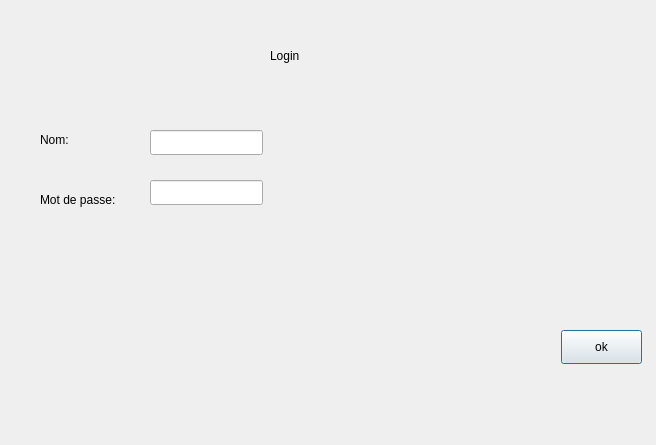
<?xml version="1.0" encoding="UTF-8"?>
<ui version="4.0">
 <class>Dialog</class>
 <widget class="QDialog" name="Dialog">
  <property name="geometry">
   <rect>
    <x>0</x>
    <y>0</y>
    <width>656</width>
    <height>445</height>
   </rect>
  </property>
  <property name="windowTitle">
   <string>Dialog</string>
  </property>
  <widget class="QLabel" name="le_login">
   <property name="geometry">
    <rect>
     <x>270</x>
     <y>40</y>
     <width>101</width>
     <height>31</height>
    </rect>
   </property>
   <property name="text">
    <string>Login</string>
   </property>
  </widget>
  <widget class="QLabel" name="le_nom_emp">
   <property name="geometry">
    <rect>
     <x>40</x>
     <y>130</y>
     <width>69</width>
     <height>20</height>
    </rect>
   </property>
   <property name="text">
    <string>Nom:</string>
   </property>
  </widget>
  <widget class="QLabel" name="le_mdp">
   <property name="geometry">
    <rect>
     <x>40</x>
     <y>190</y>
     <width>111</width>
     <height>20</height>
    </rect>
   </property>
   <property name="text">
    <string>Mot de passe:</string>
   </property>
  </widget>
  <widget class="QPushButton" name="valide_login">
   <property name="geometry">
    <rect>
     <x>561</x>
     <y>330</y>
     <width>81</width>
     <height>34</height>
    </rect>
   </property>
   <property name="text">
    <string>ok</string>
   </property>
  </widget>
  <widget class="QLineEdit" name="line_nom_emp_login">
   <property name="geometry">
    <rect>
     <x>150</x>
     <y>130</y>
     <width>113</width>
     <height>25</height>
    </rect>
   </property>
  </widget>
  <widget class="QLineEdit" name="line_edit_mdp_emp">
   <property name="geometry">
    <rect>
     <x>150</x>
     <y>180</y>
     <width>113</width>
     <height>25</height>
    </rect>
   </property>
  </widget>
 </widget>
 <resources/>
 <connections/>
</ui>
